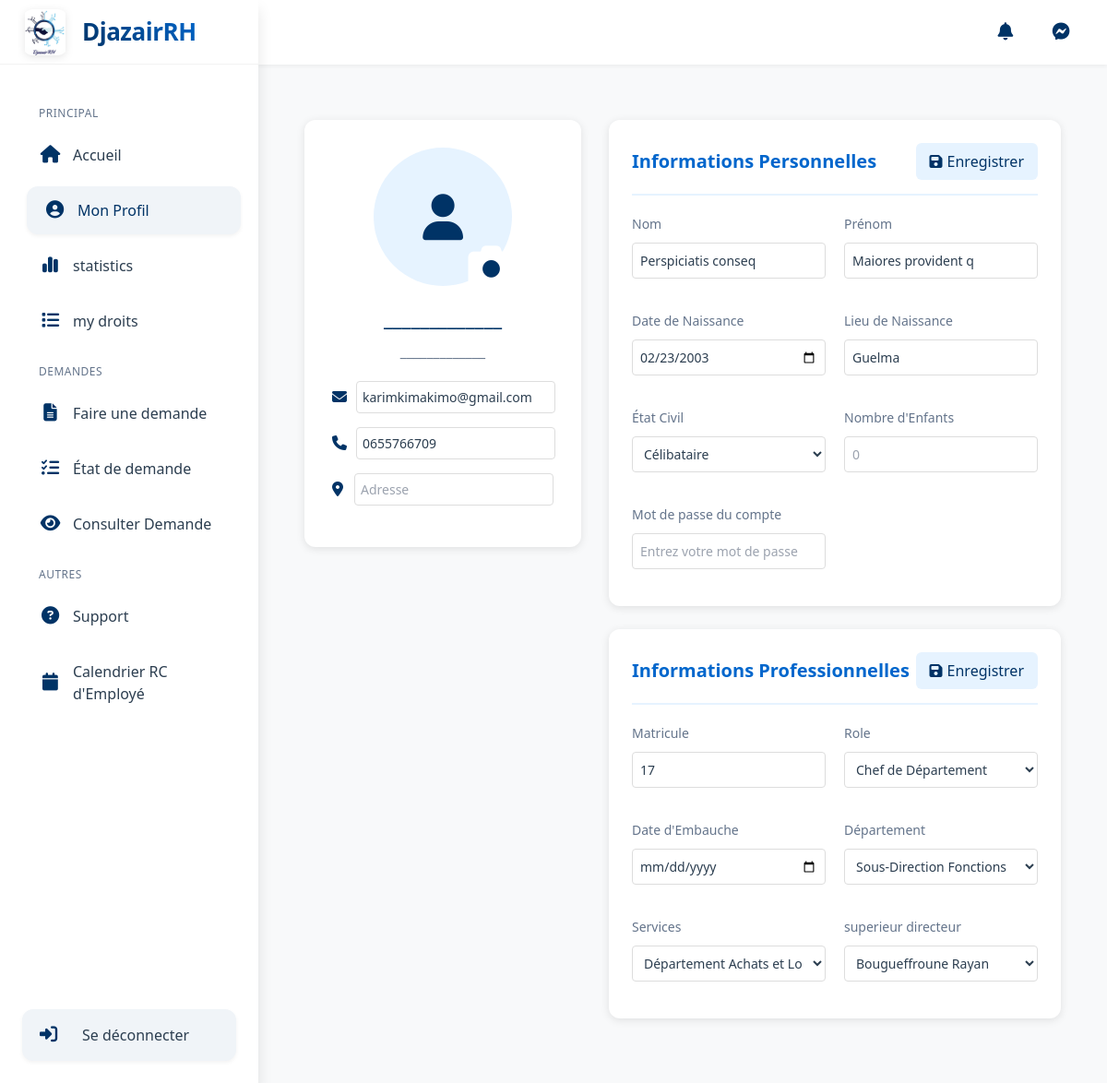
The page /dashboard (signed in) on the database its author committed.
### tables this page shows
CREATE TABLE IF NOT EXISTS `employees` (
  `id` int NOT NULL AUTO_INCREMENT,
  `superior_id` int DEFAULT NULL,
  `base_payment` int unsigned DEFAULT NULL,
  `matricule` int DEFAULT NULL,
  `prenom` varchar(255) NOT NULL,
  `nom` varchar(255) NOT NULL,
  `email_professionnel` varchar(255) NOT NULL,
  `phone` varchar(255) DEFAULT NULL,
  `start_date` date DEFAULT NULL,
  `password` varchar(255) NOT NULL,
  `departement_id` int DEFAULT NULL,
  `service_id` int DEFAULT NULL,
  `role_id` int DEFAULT NULL,
  `compte_valid` enum('1','0','waiting') DEFAULT 'waiting',
  `profile_photo` varchar(50) DEFAULT NULL,
  `birth_day` date DEFAULT NULL,
  `birth_place` varchar(50) DEFAULT NULL,
  `etat_civil` enum('celibataire','marie','divorce','veuf','') DEFAULT NULL,
  PRIMARY KEY (`id`),
  UNIQUE KEY `email_professionnel` (`email_professionnel`),
  UNIQUE KEY `matricule` (`matricule`),
  KEY `departement_id` (`departement_id`),
  KEY `service_id` (`service_id`),
  KEY `role_id` (`role_id`),
  KEY `FK_employees_employees` (`superior_id`),
  CONSTRAINT `employees_ibfk_1` FOREIGN KEY (`departement_id`) REFERENCES `departements` (`id`),
  CONSTRAINT `employees_ibfk_2` FOREIGN KEY (`service_id`) REFERENCES `services` (`id`),
  CONSTRAINT `employees_ibfk_3` FOREIGN KEY (`role_id`) REFERENCES `roles` (`id`),
  CONSTRAINT `FK_employees_employees` FOREIGN KEY (`superior_id`) REFERENCES `employees` (`id`)
);

CREATE TABLE IF NOT EXISTS `roles` (
  `id` int NOT NULL AUTO_INCREMENT,
  `nom` varchar(255) NOT NULL,
  PRIMARY KEY (`id`)
);

### dashboard/index.php (the view, shortened to what the rows shown need)
<?php
$employees = get_all_users();
$user = fetch_user_information($_SESSION['user_id']);
?>
<!DOCTYPE html>
<html lang="fr">
<head>
    <script src="https://cdn.tailwindcss.com"></script>
    <link href="https://cdn.jsdelivr.net/npm/bootstrap@5.3.0/dist/css/bootstrap.min.css" rel="stylesheet">
    <link rel="stylesheet" href="https://cdnjs.cloudflare.com/ajax/libs/font-awesome/6.4.2/css/all.min.css">
</head>
<body x-data="body">
                <?php if (if_user_is(['Directeur', 'GRH'], null)): ?>
                    <a href="<?= dashboard_url('pointage') ?>" class="menu-item">
                        <i class="fas fa-clock"></i>
                        <span class="menu-text">Voir Pointage</span>
                    </a>
                <?php endif ?>
    <div class="main-content">
        <div class="container">
            <div class="profile-grid">
                <div class="profile-sidebar">
                    <h1 class="profile-name">_____________</h1>
                    <div class="profile-info">
                        <div class="info-item">
                            <i class="fas fa-phone"></i>
                            <input name="phone" value="<?php echo $user['phone'] ?? '' ?>" type="tel" placeholder="Nphoneuméro de télé">
                        </div>
                    </div>
                </div>
                <div class="profile-content">
                    <div class="content-card">
                        <div class="card-header">
                            <h2 class="card-title">Informations Personnelles</h2>
                        </div>
                        <div class="info-grid">
                            <div class="info-field">
                                <div class="field-value">
                                    <input value="<?php echo $user['nom'] ?>" type="text" name="nom" placeholder="Entrez votre nom">
                                </div>
                            </div>
                            <div class="info-field">
                                <div class="field-value">
                                    <input value="<?php echo $user['prenom'] ?>" type="text" name="prenom" placeholder="Entrez votre prénom">
                                </div>
                            </div>
                            <div class="info-field">
                                <div class="field-value">
                                    <input value="<?php echo $user['birth_day'] ?>" type="date" name="birth_day">
                                </div>
                            </div>
                            <div class="info-field">
                                <div class="field-value">
                                    <input value="<?php echo $user['birth_place'] ?>" type="text" name="birth_place" placeholder="Entrez votre lieu de naissance">
                                </div>
                            </div>
                            <div class="info-field">
                                <div class="field-value">
                                    <select name="etat_cevil">
                                        <option value="celibataire" <?= $user['etat_civil'] == 'celibataire' ? "selected" : "" ?>>Célibataire</option>
                                    </select>
                                </div>
                            </div>
                        </div>
                    </div>
                    <div class="content-card">
                        <div class="card-header">
                            <h2 class="card-title">Informations Professionnelles</h2>
                        </div>
                        <div class="info-grid">
                            <div class="info-field">
                                <div class="field-value">
                                    <input value="<?php echo $user['matricule'] ?? '' ?>" type="text" name="matricule" placeholder="Entrez votre matricule">
                                </div>
                            </div>
                            <div class="info-field">
                                <div class="field-value">
                                    <select name="role_id" disabled>
                                        <option value="<?php echo $user['role']['id'] ?>"><?php echo $user['role']['nom'] ?></option>
                                    </select>
                                </div>
                            </div>
                        </div>
                    </div>
                </div>
            </div>
        </div>
    </div>
</body>
</html>

### rows shown on the page
employees: phone "0655766709", nom "Perspiciatis conseq", prenom "Maiores provident q", birth_day "02/23/2003", birth_place "Guelma", etat_cevil "Célibataire", matricule "17"
roles: role_id "Chef de Département"

### other values the page prints
form field department_id "Sous-Direction Fonctions"
form field service_id "Département Achats et Logistique"
form field superior_id "Bougueffroune Rayan"
